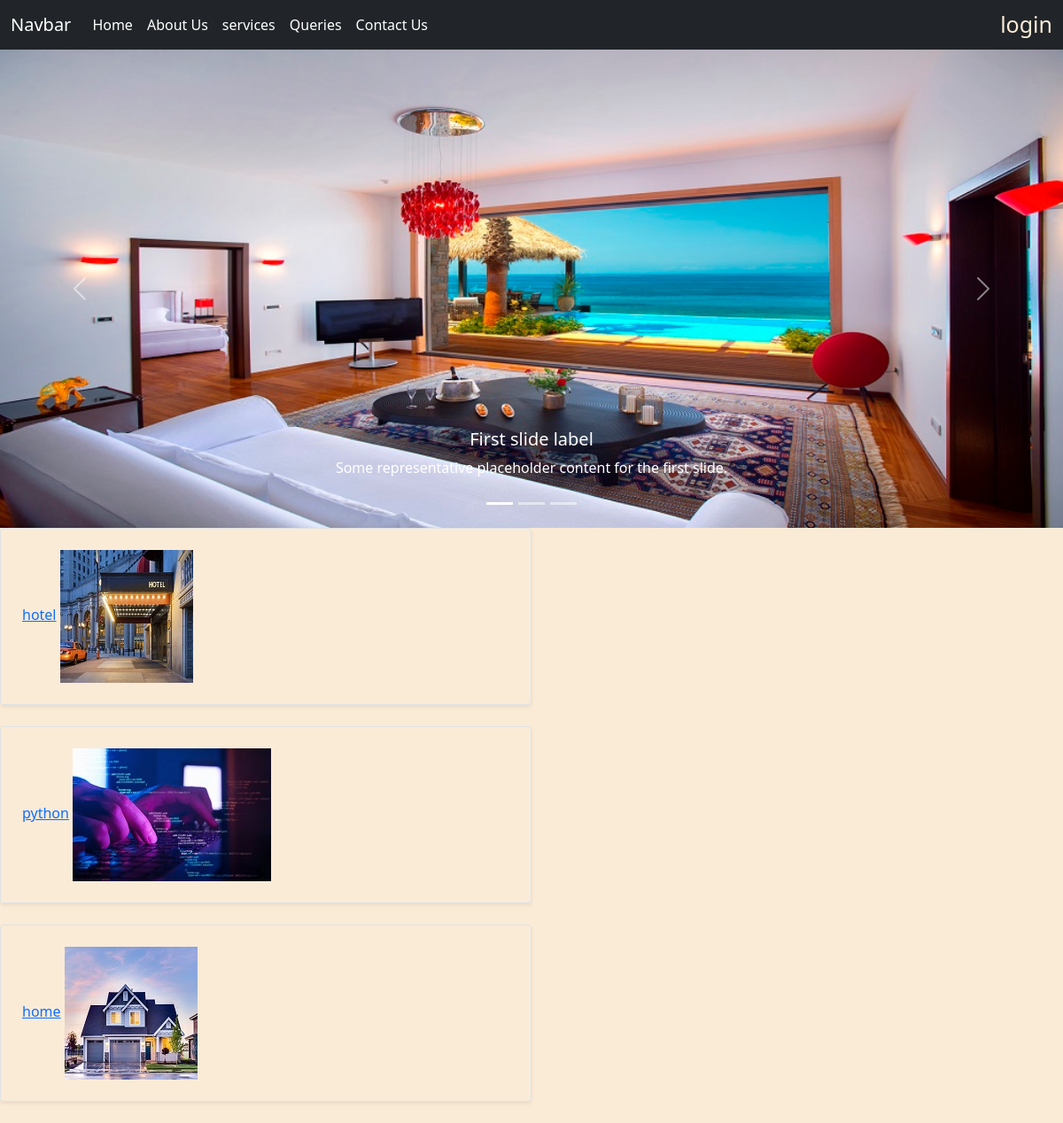
The page / on the database its author committed.
### myapp/models.py (models this page shows, shortened)
class catogary(models.Model):
    name= models.CharField(max_length=50)
    img =models.ImageField(upload_to='images/',default='NA')

### myapp/views.py (the view)
# urls.py: path('',views.all_services,name='all_services'),
def all_services(request):
    services_data= catogary.objects.filter()[:3]
    return render(request,'myapp/index.html', {'data':services_data})

### myapp/templates/myapp/index.html (shortened to what this page needs)
{% extends 'myapp/base.html' %}
{% load static %}
{% block content %}
<div id="carouselExampleCaptions" class="carousel slide" data-bs-ride="carousel">
  <div class="carousel-indicators">
    <button type="button" data-bs-target="#carouselExampleCaptions" data-bs-slide-to="0" class="active" aria-current="true" aria-label="Slide 1"></button>
    <button type="button" data-bs-target="#carouselExampleCaptions" data-bs-slide-to="1" aria-label="Slide 2"></button>
    <button type="button" data-bs-target="#carouselExampleCaptions" data-bs-slide-to="2" aria-label="Slide 3"></button>
  </div>
  <div class="carousel-inner">
    <div class="carousel-item active">
      <img src="{% static '/images/imghotel.jpg' %}" class="d-block w-100" alt="...">
      <div class="carousel-caption d-none d-md-block">
        <h5>First slide label</h5>
        <p>Some representative placeholder content for the first slide.</p>
      </div>
    </div>
  </div>
  <button class="carousel-control-prev" type="button" data-bs-target="#carouselExampleCaptions" data-bs-slide="prev">
    <span class="carousel-control-prev-icon" aria-hidden="true"></span>
  </button>
  <button class="carousel-control-next" type="button" data-bs-target="#carouselExampleCaptions" data-bs-slide="next">
    <span class="carousel-control-next-icon" aria-hidden="true"></span>
  </button>
</div>
{% for i in data %}
  <div class="col-md-6">
    <div class="row g-0 border rounded overflow-hidden flex-md-row mb-4 shadow-sm h-md-250 position-relative">
      <div class="col p-4 d-flex flex-column position-static">
    <article>
       <a href="{% url 'read' pk=i.pk %}" >{{i.name}}</a>
       <img src="{{ i.img.url }}" >
    </article>
      </div>
    </div>
  </div>
{% endfor %}
{% endblock %}

### myapp/static/myapp/style.css (style rules this page uses)
span { color: brown; }
body { background-color:antiquewhite; }

### rows shown on the page
catogary: name "hotel", img (picture)
catogary: name "python", img (picture)
catogary: name "home", img (picture)
